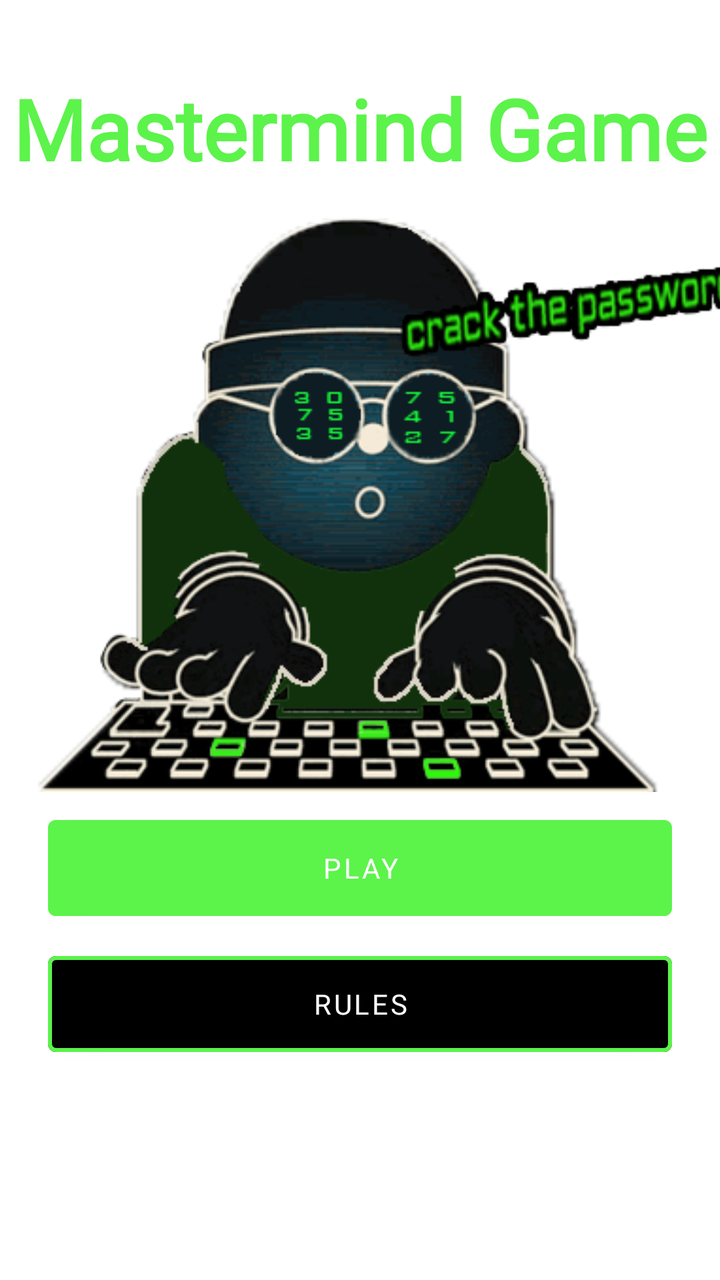
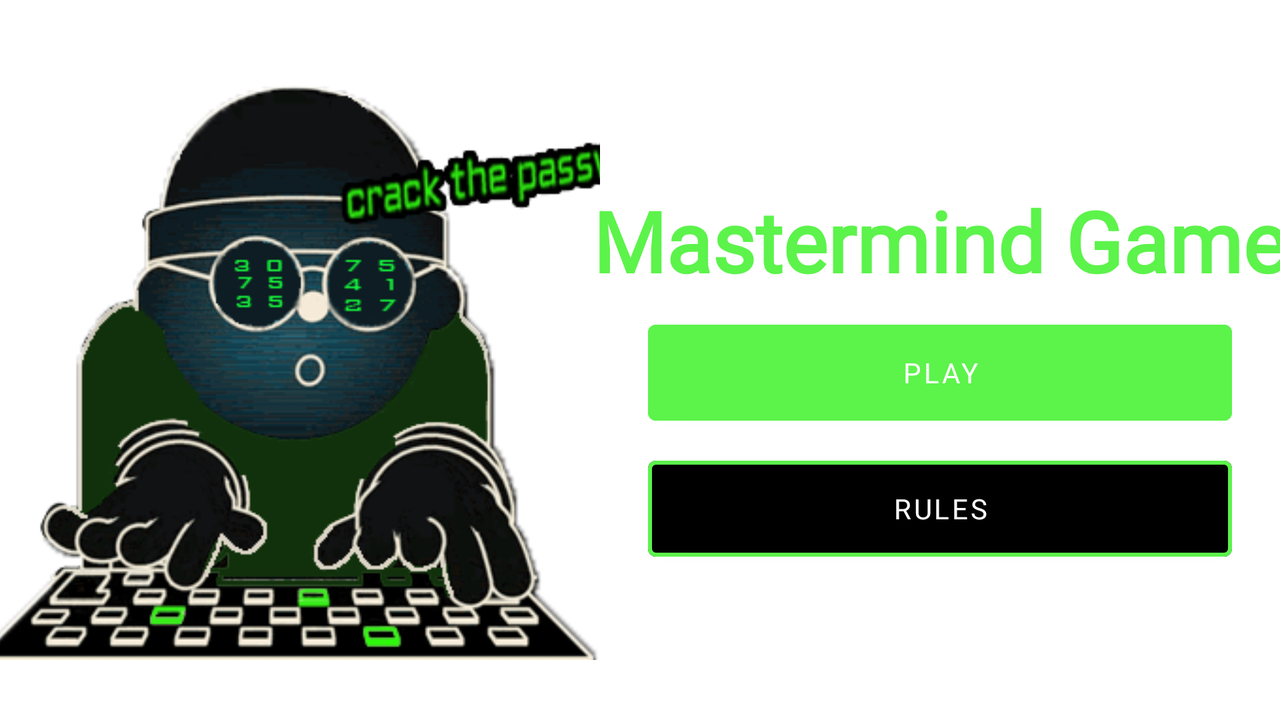

An Android layout and its configuration variant, each rendered on a device that would load it. The default file and the variant file are quoted in full after the pictures.
<!-- AndroidManifest.xml: application theme Theme.MastermindGame -->
<!-- res/layout/title_fragment.xml -->
<?xml version="1.0" encoding="utf-8"?>
<layout xmlns:android="http://schemas.android.com/apk/res/android"
    xmlns:app="http://schemas.android.com/apk/res-auto"
    xmlns:tools="http://schemas.android.com/tools">

    
    <androidx.constraintlayout.widget.ConstraintLayout
        android:layout_width="match_parent"
        android:layout_height="match_parent">

        <TextView
            android:id="@+id/label_text"
            style="@style/GreenText"
            android:layout_width="wrap_content"
            android:layout_height="wrap_content"
            android:layout_marginTop="32dp"
            android:fontFamily="@font/aldrich"
            android:text="@string/label_text"
            android:textAlignment="center"
            android:textSize="42sp"
            android:textStyle="bold"
            app:layout_constraintBottom_toTopOf="@+id/title_image"
            app:layout_constraintEnd_toEndOf="parent"
            app:layout_constraintStart_toStartOf="parent"
            app:layout_constraintTop_toTopOf="parent" />

        <ImageView
            android:id="@+id/title_image"
            android:layout_width="0dp"
            android:layout_height="300dp"
            android:layout_marginTop="4dp"
            android:contentDescription="@string/title_image_description"
            android:scaleType="centerCrop"
            app:layout_constraintBottom_toTopOf="@+id/play_button"
            app:layout_constraintEnd_toEndOf="parent"
            app:layout_constraintHorizontal_bias="1.0"
            app:layout_constraintStart_toStartOf="parent"
            app:layout_constraintTop_toTopOf="parent"
            app:layout_constraintVertical_chainStyle="packed"
            app:srcCompat="@drawable/title_image" />

        <Button
            android:id="@+id/play_button"
            style="@style/Green"
            android:layout_width="0dp"
            android:layout_height="60dp"
            android:layout_marginStart="@dimen/start_margin"
            android:layout_marginTop="8dp"
            android:layout_marginEnd="@dimen/end_margin"
            android:text="@string/play_button"
            app:layout_constraintBottom_toTopOf="@+id/rule_button"
            app:layout_constraintEnd_toEndOf="parent"
            app:layout_constraintStart_toStartOf="parent"
            app:layout_constraintTop_toBottomOf="@+id/title_image"
            app:layout_constraintVertical_chainStyle="packed" />

        <Button
            android:id="@+id/rule_button"
            style="@style/Black"
            android:layout_width="0dp"
            android:layout_height="60dp"
            android:layout_marginStart="@dimen/start_margin"
            android:layout_marginTop="8dp"
            android:layout_marginEnd="@dimen/end_margin"
            android:layout_marginBottom="16dp"
            android:text="@string/rule"
            app:layout_constraintBottom_toBottomOf="parent"
            app:layout_constraintEnd_toEndOf="parent"
            app:layout_constraintStart_toStartOf="parent"
            app:layout_constraintTop_toBottomOf="@+id/play_button" />


    </androidx.constraintlayout.widget.ConstraintLayout>
</layout>
<!-- resources referenced by this layout -->
<resources>
  <dimen name="end_margin">24dp</dimen>
  <dimen name="start_margin">24dp</dimen>
  <!-- drawable title_image: png bitmap (drawable, 96410 bytes) -->
  <string name="label_text">Mastermind Game</string>
  <string name="play_button">Play</string>
  <string name="rule">Rules</string>
  <string name="title_image_description">Title image with hacker who crack the password</string>
  <style name="Black" parent="Widget.MaterialComponents.Button">
          <item name="materialThemeOverlay">@style/BlackButtonThemeOverlay</item>
      </style>
  <style name="Green" parent="Widget.MaterialComponents.Button">
          <item name="materialThemeOverlay">@style/GreenButtonThemeOverlay</item>
      </style>
  <style name="GreenText" parent="TextAppearance.AppCompat">
          <item name="android:fontFamily">@font/aldrich</item>
          <item name="android:textColor">@color/green</item>
          <item name="android:textSize">@dimen/text_size</item>
          <item name="android:gravity">center</item>
      </style>
  <style name="Theme.MastermindGame" parent="Theme.MaterialComponents.DayNight.NoActionBar">
          
          <item name="colorPrimary">@color/colorPrimary</item>
          <item name="colorPrimaryVariant">@color/colorPrimaryDark</item>
          <item name="colorOnPrimary">@color/white</item>
          
          <item name="colorSecondary">@color/colorSecondary</item>
          <item name="colorSecondaryVariant">@color/colorSecondaryVariant</item>
          <item name="colorOnSecondary">@color/black</item>
          
          <item name="android:statusBarColor" tools:targetApi="l">?attr/colorPrimaryVariant</item>
          
      </style>
  <style name="BlackButtonThemeOverlay">
          <item name="colorButtonNormal">@color/black</item>
          <item name="android:fontFamily">@font/aldrich</item>
          <item name="android:textSize">@dimen/button_text_size</item>
          <item name="strokeColor">@color/green</item>
      <item name="strokeWidth">2dp</item>
          <item name="android:textColor">@color/green</item>
      </style>
  <style name="GreenButtonThemeOverlay">
          <item name="android:backgroundTint">@color/button_disabled</item>
          <item name="strokeColor">@color/black</item>
          <item name="android:textColor">@color/white</item>
          <item name="android:fontFamily">@font/aldrich</item>
          <item name="android:textSize">@dimen/button_text_size</item>
      </style>
  <color name="green">#5CF34B</color>
  <dimen name="text_size">16sp</dimen>
  <color name="colorPrimary">#000000</color>
  <color name="colorPrimaryDark">#48A83E</color>
  <color name="white">#FFFFFFFF</color>
  <color name="colorSecondary">#FFC107</color>
  <color name="colorSecondaryVariant">#FF9800</color>
  <color name="black">#FF000000</color>
  <dimen name="button_text_size">14sp</dimen>
</resources>
<!-- res/layout-land/title_fragment.xml (the repository's variant of the layout above) -->
<!-- drawn on the phone turned sideways -->
<?xml version="1.0" encoding="utf-8"?>
<layout xmlns:android="http://schemas.android.com/apk/res/android"
    xmlns:app="http://schemas.android.com/apk/res-auto"
    xmlns:tools="http://schemas.android.com/tools">

    
    <androidx.constraintlayout.widget.ConstraintLayout
        android:layout_width="match_parent"
        android:layout_height="match_parent">

        <ImageView
            android:id="@+id/title_image"
            android:layout_width="300dp"
            android:layout_height="300dp"
            android:contentDescription="@string/title_image_description"
            android:scaleType="centerCrop"
            app:layout_constraintBottom_toBottomOf="parent"
            app:layout_constraintStart_toStartOf="parent"
            app:layout_constraintTop_toTopOf="parent"
            app:layout_constraintVertical_chainStyle="packed"
            app:srcCompat="@drawable/title_image" />

        <TextView
            android:id="@+id/label_text"
            style="@style/GreenText"
            android:layout_width="wrap_content"
            android:layout_height="wrap_content"
            android:layout_marginTop="32dp"
            android:fontFamily="@font/aldrich"
            android:text="@string/label_text"
            android:textAlignment="center"
            android:textSize="42sp"
            android:textStyle="bold"
            app:layout_constraintBottom_toTopOf="@+id/play_button"
            app:layout_constraintEnd_toEndOf="parent"
            app:layout_constraintStart_toEndOf="@+id/title_image"
            app:layout_constraintTop_toTopOf="parent"
            app:layout_constraintVertical_chainStyle="packed" />

        <Button
            android:id="@+id/play_button"
            style="@style/Green"
            android:layout_width="0dp"
            android:layout_height="60dp"
            android:layout_marginStart="@dimen/start_margin"
            android:layout_marginTop="8dp"
            android:layout_marginEnd="@dimen/end_margin"
            android:text="@string/play_button"
            app:layout_constraintBottom_toTopOf="@+id/rule_button"
            app:layout_constraintEnd_toEndOf="parent"
            app:layout_constraintStart_toEndOf="@+id/title_image"
            app:layout_constraintTop_toBottomOf="@+id/label_text"
            app:layout_constraintVertical_chainStyle="packed" />

        <Button
            android:id="@+id/rule_button"
            style="@style/Black"
            android:layout_width="0dp"
            android:layout_height="60dp"
            android:layout_marginTop="8dp"
            android:layout_marginBottom="16dp"
            android:text="@string/rule"
            app:layout_constraintBottom_toBottomOf="parent"
            app:layout_constraintEnd_toEndOf="@+id/play_button"
            app:layout_constraintStart_toStartOf="@+id/play_button"
            app:layout_constraintTop_toBottomOf="@+id/play_button" />

    </androidx.constraintlayout.widget.ConstraintLayout>
</layout>
